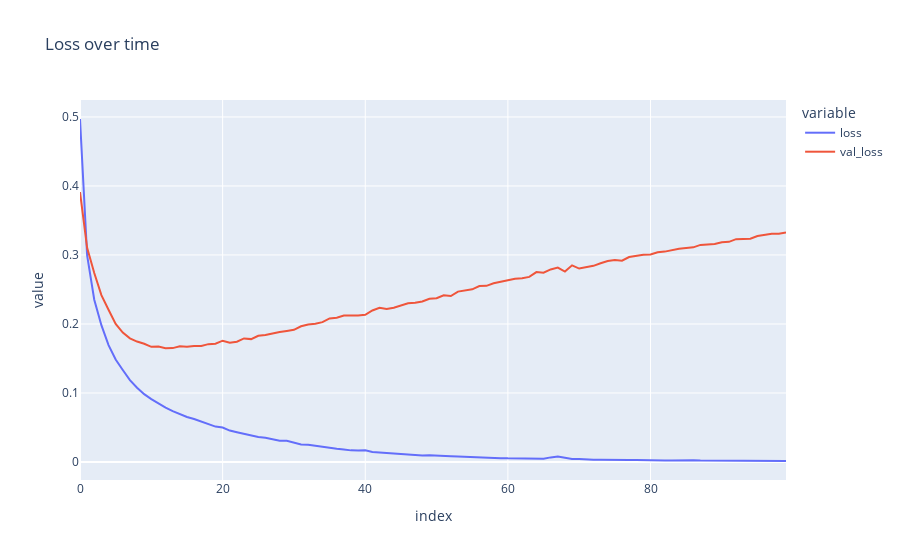

This figure's notebook cell:
### Code cell
px.line(
    history.history,
    y=['loss', 'val_loss'],
    labels={'x': 'Epoch', 'y': 'Loss'},
    title='Loss over time'
)
